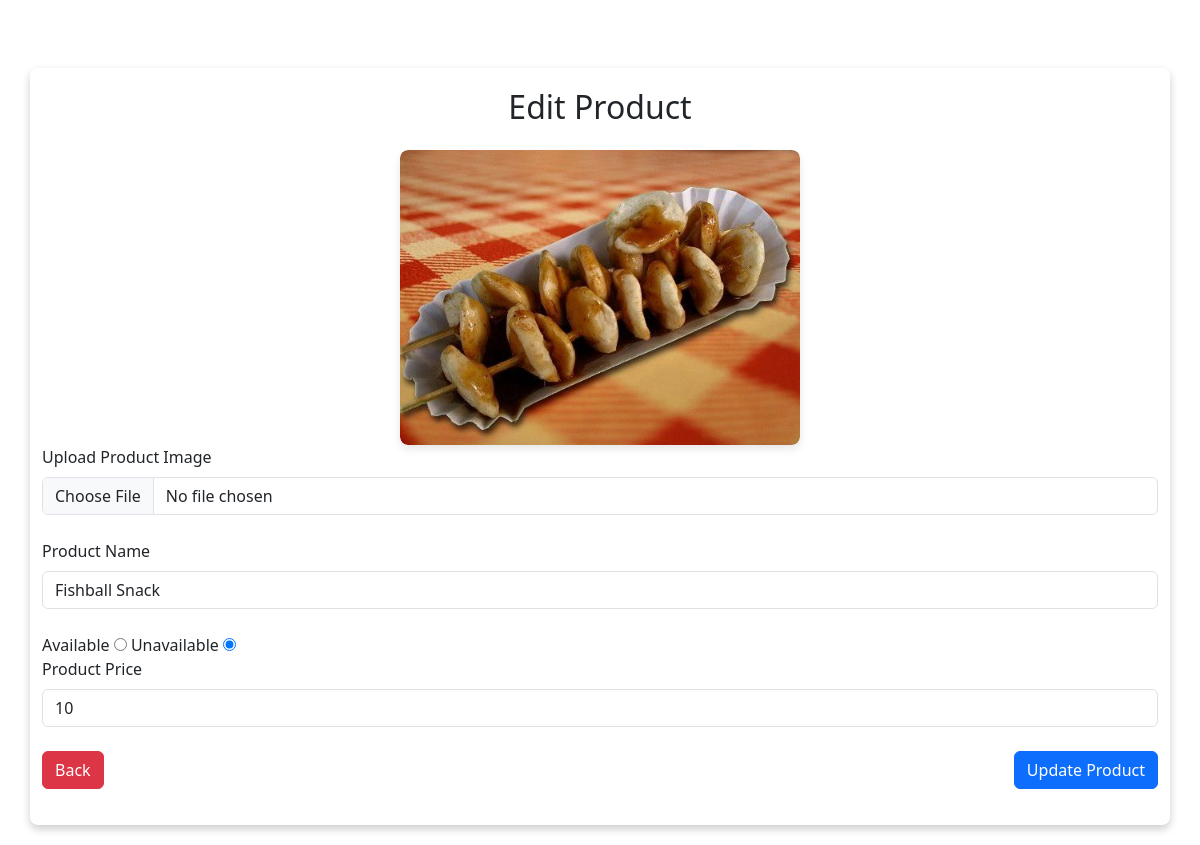
The page /Admin/edit.php?id=3 (signed in) on the database as committed earlier.
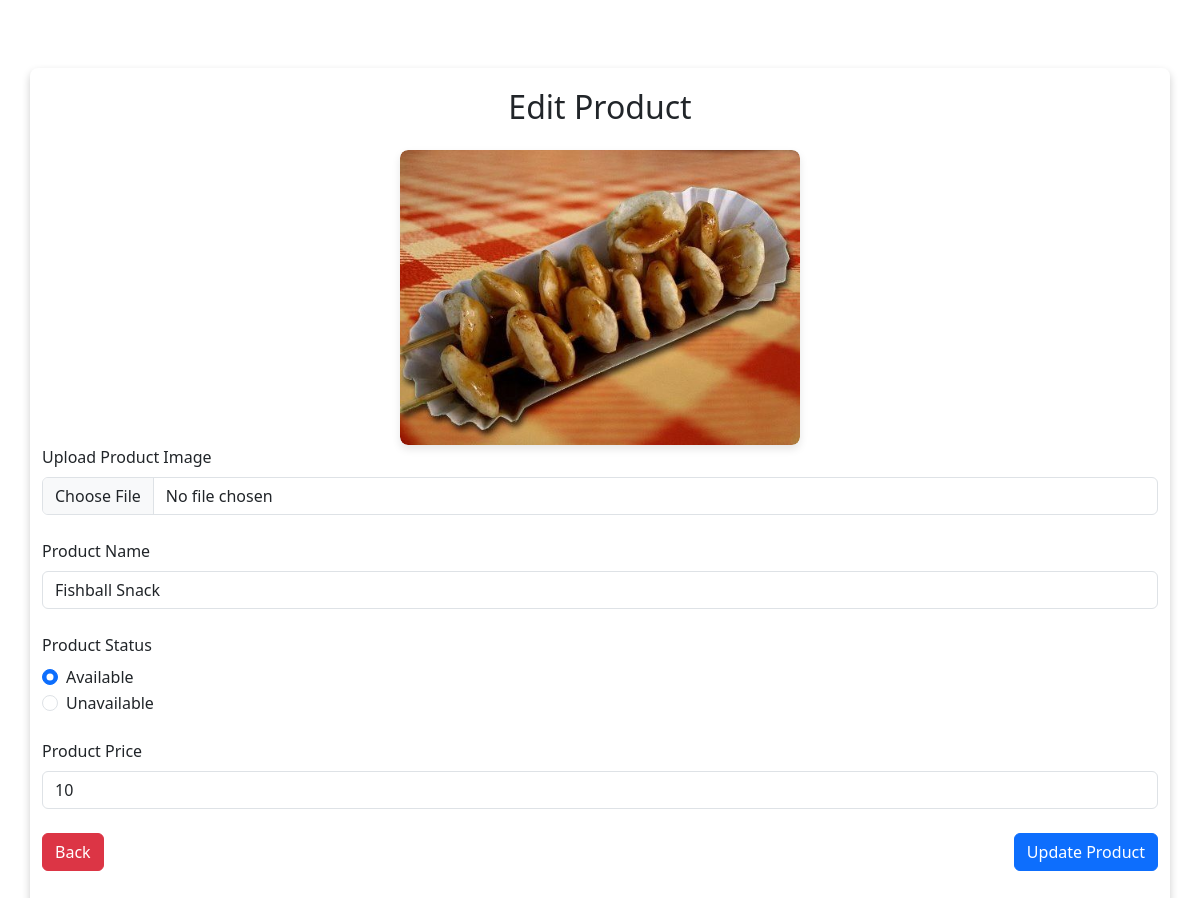
The same page on the database as committed later.
### tables this page shows
CREATE TABLE `products` (
  `product_id` int(11) NOT NULL,
  `product_name` varchar(100) NOT NULL,
  `product_price` varchar(50) NOT NULL,
  `product_status` varchar(50) NOT NULL,
  `product_image` varchar(300) NOT NULL
);

### Admin/edit.php (the view, shortened to what this page needs)
<?php
include "../dbconfig.php";
include "../style.php";
$url_id = $_GET['id'];
$fetch_product_details = $pdo->prepare("SELECT * FROM products WHERE product_id = :product_id");
$fetch_product_details->execute([":product_id" => $url_id]);
$product_details = $fetch_product_details->fetch();
?>
<!DOCTYPE html>
<html lang="en">
<head>
    <link href="https://cdn.jsdelivr.net/npm/bootstrap@5.3.3/dist/css/bootstrap.min.css" rel="stylesheet">
</head>
<body>
    <div class="container mt-5">
        <h2 class="text-center mb-4">Edit Product</h2>
        <form action="" method="post" enctype="multipart/form-data">
            <div class="image-container">
                <img id="productImagePreview" src="../img/<?php echo $product_details['product_image']?>" alt="<?= $product_details['product_image']?>" class="img-fluid product-image">
            </div>
            <div class="mb-4">
                <label for="productImage" class="form-label">Upload Product Image</label>
                <input type="file" class="form-control" id="productImage" name="product_image" onchange="previewImage()">
            </div>
            <div class="mb-4">
                <label for="productName" class="form-label">Product Name</label>
                <input type="text" class="form-control" id="productName" name="product_name" value="<?= $product_details['product_name'] ?>" required>
            </div>
            <?php if($product_details['product_status']=="Available"):?>
                <div class="mb-4">
                    <label class="form-label">Product Status</label>
                    <div class="form-check">
                        <input class="form-check-input" type="radio" name="product_status" id="available" value="Available" <?= ($product_details['product_status'] == "Available") ? "checked" : "" ?>>
                        <label class="form-check-label" for="available">
                            Available
                        </label>
                    </div>
                    <div class="form-check">
                        <input class="form-check-input" type="radio" name="product_status" id="unavailable" value="Unavailable" <?= ($product_details['product_status'] == "Unavailable") ? "checked" : "" ?>>
                        <label class="form-check-label" for="unavailable">
                            Unavailable
                        </label>
                    </div>
                </div>
            <?php else:?>
                <label for="">Available</label>
                <input type="radio" value = "Unavailable" name = "product_status">
                <label for="">Unavailable</label>
                <input type="radio" value = "Unavailable" checked name = "product_status">
            <?php endif; ?>
            <div class="mb-4">
                <label for="productPrice" class="form-label">Product Price</label>
                <input type="number" class="form-control" id="productPrice" name="product_price" value="<?= $product_details['product_price'] ?>" required>
            </div>
            <div class="row justify-content-between">
                <div class="col-auto">
                    <a href="index.php" class="btn btn-danger">Back</a>
                </div>
                <div class="col-auto">
                    <button type="submit" class="btn btn-primary" name="update">Update Product</button>
                </div>
            </div>
        </form>
    </div>
</body>
</html>

Rows that differ between the two databases and show on the page:
changed products "Fishball Snack": product_status (not shown) → "☑ Available"; product_status (not shown) → "☐ Unavailable"
Other text that changed with them:
form field product_status: "☐" → (not shown)
form field product_status: "☑" → (not shown)
text now shown: "Product Status"
